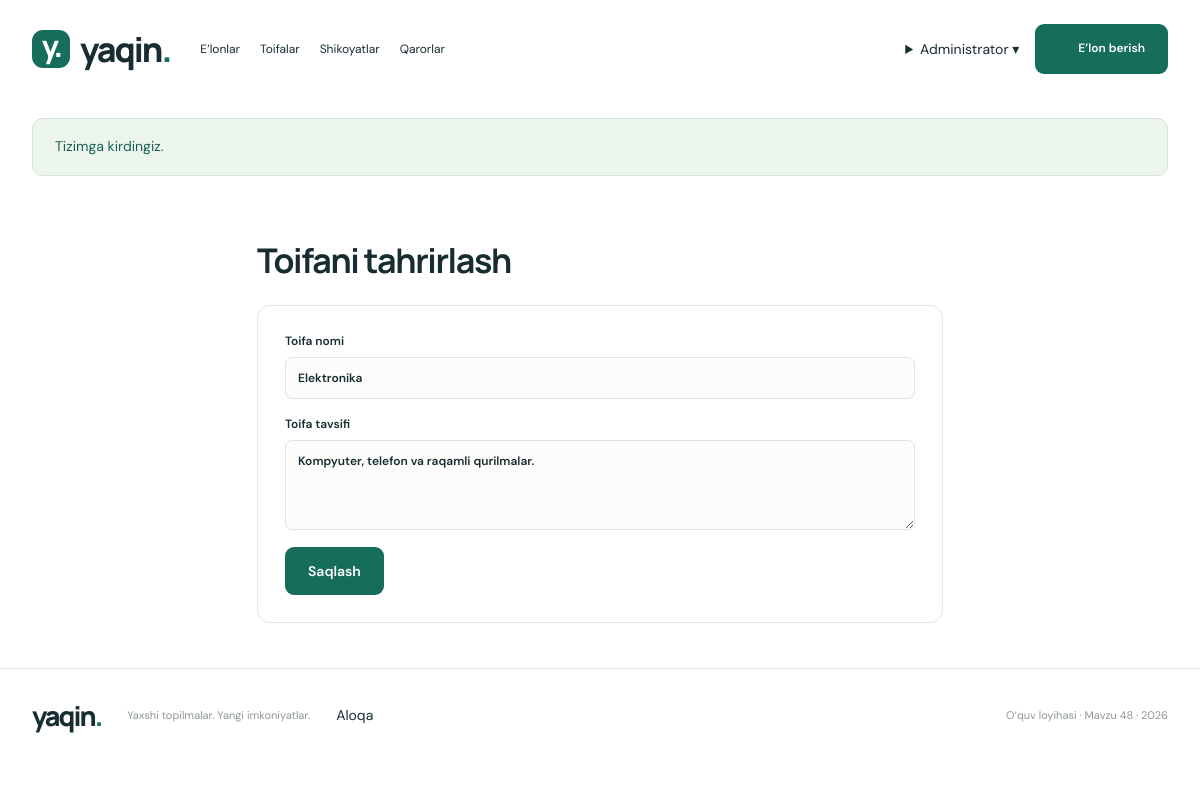
Page /index.php?route=category-form&id=2 (signed in) on the committed database.
### tables this page shows
CREATE TABLE IF NOT EXISTS users (id BIGINT UNSIGNED AUTO_INCREMENT PRIMARY KEY,name VARCHAR(80) NOT NULL,email VARCHAR(190) NOT NULL UNIQUE,password_hash VARCHAR(255) NOT NULL,role ENUM('admin','moderator','user') NOT NULL DEFAULT 'user',created_at DATETIME NOT NULL DEFAULT CURRENT_TIMESTAMP);

CREATE TABLE IF NOT EXISTS categories (id BIGINT UNSIGNED AUTO_INCREMENT PRIMARY KEY,name VARCHAR(80) NOT NULL UNIQUE,description VARCHAR(500) NOT NULL,created_at DATETIME NOT NULL DEFAULT CURRENT_TIMESTAMP);

### app/Core/Controller.php (called while the page is built, shortened)
<?php
abstract class Controller {
 protected Store $store;protected ?array $user;
 public function __construct(){ $this->store=new Store();$this->user=isset($_SESSION['uid'])?$this->store->find('users',(int)$_SESSION['uid']):null; }
 protected function id(string $key='id',bool $post=false):int{$v=filter_var(($post?$_POST:$_GET)[$key]??null,FILTER_VALIDATE_INT,['options'=>['min_range'=>1]]);if(!$v)throw new HttpError(422,'Yozuv identifikatori noto‘g‘ri.');return $v;}
 protected function view(string $view,array $data=[]):void{extract($data,EXTR_SKIP);$user=$this->user;$title=$data['title']??'Yaqin — e’lonlar va xizmatlar';ob_start();require dirname(__DIR__).'/Views/'.$view.'.php';$content=ob_get_clean();require dirname(__DIR__).'/Views/layout.php';}
}

### app/Controllers/CatalogController.php (called while the page is built, shortened)
<?php
final class CatalogController extends Controller {
 public function categoryForm():void{$this->auth(['admin']);$item=isset($_GET['id'])?$this->store->find('categories',$this->id()):null;if(isset($_GET['id'])&&!$item)throw new HttpError(404,'Toifa topilmadi.');$this->view('category-form',['title'=>$item?'Toifani tahrirlash':'Yangi toifa','item'=>$item]);}
}

### public/index.php (called while the page is built, shortened)
<?php
require dirname(__DIR__).'/app/Core/helpers.php';
spl_autoload_register(function($class){$prefix='App\\';if(str_starts_with($class,$prefix)){$p=dirname(__DIR__).'/app/'.str_replace('\\','/',substr($class,4)).'.php';if(is_file($p))require $p;}});
require dirname(__DIR__).'/app/Core/Controller.php';
$routes=['listings'=>['CatalogController','index'],'listing'=>['CatalogController','show'],'listing-form'=>['CatalogController','form'],'listing-save'=>['CatalogController','save'],'listing-delete'=>['CatalogController','delete'],'listing-extend'=>['CatalogController','extend'],'listing-expire'=>['CatalogController','expire'],'categories'=>['CatalogController','categories'],'category'=>['CatalogController','category'],'category-form'=>['CatalogController','categoryForm'],'category-save'=>['CatalogController','categorySave'],'category-delete'=>['CatalogController','categoryDelete'],'complaints'=>['CatalogController','complaints'],'complaint-create'=>['CatalogController','complain'],'complaint-decide'=>['CatalogController','decide'],'decisions'=>['CatalogController','decisions'],'export'=>['CatalogController','export'],'contact'=>['CatalogController','contact'],'login'=>['AuthController','login'],'register'=>['AuthController','register'],'logout'=>['AuthController','logout'],'users'=>['AuthController','users'],'user-role'=>['AuthController','role'],'files'=>['FileController','index'],'file-upload'=>['FileController','upload'],'file-delete'=>['FileController','delete'],'file-download'=>['FileController','download']];
try{$route=is_string($_GET['route']??null)?$_GET['route']:'listings';if(!isset($routes[$route]))throw new App\Core\HttpError(404,'Bunday sahifa topilmadi.');[$class,$action]=$routes[$route];$class='App\\Controllers\\'.$class;(new $class())->$action();}
catch(Throwable $ex){$code=$ex instanceof App\Core\HttpError?$ex->status:500;http_response_code($code);if($code===405)header('Allow: POST');if($code===500)error_log('Request failed: '.$ex::class.' code '.$ex->getCode());$title='So‘rov bajarilmadi';$message=$code===500?'Texnik xato yuz berdi. Sozlamalar va baza ulanishini tekshiring.':$ex->getMessage();$user=null;ob_start();require dirname(__DIR__).'/app/Views/error.php';$content=ob_get_clean();require dirname(__DIR__).'/app/Views/layout.php';}

### config/config.php (called while the page is built, shortened)
<?php
return ['db'=>['host'=>getenv('DB_HOST')?:'127.0.0.1','port'=>getenv('DB_PORT')?:'3306','name'=>getenv('DB_NAME')?:'yaqin_course','user'=>getenv('DB_USER')?:'root','pass'=>getenv('DB_PASS')?:''], 'smtp'=>['host'=>getenv('SMTP_HOST')?:'127.0.0.1','port'=>(int)(getenv('SMTP_PORT')?:1025),'from'=>getenv('SMTP_FROM')?:'noreply@yaqin.test','to'=>getenv('SMTP_TO')?:'admin@yaqin.test']];

### app/Core/Database.php (called while the page is built, shortened)
<?php
final class Database {
 public static function connection():PDO { if(self::$pdo)return self::$pdo;$c=(require dirname(__DIR__,2).'/config/config.php')['db'];return self::$pdo=new PDO("mysql:host={$c['host']};port={$c['port']};dbname={$c['name']};charset=utf8mb4",$c['user'],$c['pass'],[PDO::ATTR_ERRMODE=>PDO::ERRMODE_EXCEPTION,PDO::ATTR_DEFAULT_FETCH_MODE=>PDO::FETCH_ASSOC,PDO::ATTR_EMULATE_PREPARES=>false]); }
}

### app/Models/Store.php (called while the page is built, shortened)
<?php
final class Store {
 public PDO $db;
 public function __construct(){$this->db=Database::connection();}
 public function run(string $sql,array $values=[]):\PDOStatement{$q=$this->db->prepare($sql);$q->execute($values);return $q;}
 public function find(string $table,int $id):?array{if(!in_array($table,['users','categories','complaints','attachments'],true))throw new \LogicException('Invalid table');return $this->run("SELECT * FROM $table WHERE id=?",[$id])->fetch()?:null;}
}

### app/Views/category-form.php (the view)
<section class="page narrow"><h1><?=e($title)?></h1><form class="app-form panel" action="<?=url('category-save')?>" method="post" data-validate><?=csrf()?><?php if($item):?><input type="hidden" name="id" value="<?=$item['id']?>"><?php endif?><label>Toifa nomi<input name="name" minlength="2" maxlength="80" required value="<?=e($item['name']??'')?>"></label><label>Toifa tavsifi<textarea name="description" required minlength="5" maxlength="500" rows="4"><?=e($item['description']??'')?></textarea></label><button class="primary">Saqlash</button></form></section>

### app/Views/layout.php (shortened to what this page needs)
<!doctype html><html lang="uz"><head><link rel="stylesheet" href="assets/styles.css"><link rel="stylesheet" href="assets/app.css"></head><body><header class="header"><a class="brand" href="<?=url()?>"><span class="brand-icon">y.</span>yaqin<span class="brand-dot">.</span></a><nav aria-label="Asosiy"><a href="<?=url()?>">E’lonlar</a><a href="<?=url('categories')?>">Toifalar</a><a href="<?=url('complaints')?>">Shikoyatlar</a><a href="<?=url('decisions')?>">Qarorlar</a></nav><div class="header-actions"><?php if($user):?><details class="account"><summary><?=e($user['name'])?> ▾</summary></details><?php else:?><a href="<?=url('login')?>">Kirish</a><?php endif?><a class="primary" href="<?=url('listing-form')?>"><?=icon('plus')?>E’lon berish</a></div></header><main><?php if(isset($_SESSION['flash'])):?><div class="notice" role="status"><?=e($_SESSION['flash'])?></div><?php endif?><?=$content?></main><footer><a class="brand" href="<?=url()?>">yaqin<span class="brand-dot">.</span></a><p>Yaxshi topilmalar. Yangi imkoniyatlar.</p><a href="<?=url('contact')?>">Aloqa</a><span>O‘quv loyihasi · Mavzu 48 · 2026</span></footer></body></html>

### public/assets/styles.css (style rules this page uses)
:root { --ink:#182d32;--muted:#798384;--green:#176d5b;--cream:#f6f5ef;--line:#e7e9e5 }
* { box-sizing:border-box }
html { scroll-behavior:smooth }
body { margin:0;background:#fff;color:var(--ink);font-family:'DM Sans',Arial,sans-serif;font-size:14px }
button,input,select,textarea { font:inherit }
button,a,select { -webkit-tap-highlight-color:transparent }
button { cursor:pointer }
button,a,input,select,textarea { outline-offset:4px }
a { color:inherit;text-decoration:none }
button { border:0 }
button { display:inline-flex;align-items:center;justify-content:center;gap:9px }
.header,main,footer { max-width:1240px;margin:auto }
.header { height:98px;display:flex;align-items:center;gap:65px;padding:0 32px }
.brand { display:flex;align-items:center;font-size:34px;letter-spacing:-2px;font-family:Manrope,sans-serif;font-weight:800 }
.brand-icon { background:var(--green);color:white;border-radius:11px;width:38px;height:38px;margin-right:10px;text-align:center;font-size:30px;line-height:32px;letter-spacing:-3px }
.brand-dot { color:var(--green) }
nav { display:flex;gap:32px;height:100%;align-items:center }
.header-actions { margin-left:auto;display:flex;align-items:center;gap:28px }
.primary { background:var(--green);color:#fff;border-radius:9px;padding:15px 23px;font-weight:600;min-height:48px }
h1,h2,h3 { font-family:Manrope,Arial,sans-serif }
h1 { font-size:49px;line-height:1.17;letter-spacing:-2.5px;margin:17px 0 }
footer { border-top:1px solid var(--line);padding:28px 32px 40px;display:flex;align-items:center;gap:26px }
footer .brand { font-size:27px }
footer p,footer>span { font-size:11px;color:#8e9893 }
footer>span { margin-left:auto }

### public/assets/app.css (style rules this page uses)
.header { gap:30px }
.header nav { gap:20px }
.header nav a { font-size:12px }
.header-actions { gap:16px }
.header-actions a.primary { font-size:12px }
.account { position:relative }
.account summary { cursor:pointer }
.notice { padding:16px 22px;margin:20px 32px;background:#ecf5ed;color:#1b624d;border:1px solid #d4e4d5;border-radius:10px;line-height:1.7 }
.page { padding:30px 32px 45px;min-height:45vh }
.page h1 { font-size:34px;letter-spacing:-1.4px;margin:15px 0 24px }
.narrow { max-width:750px;margin:auto }
.panel { padding:27px;border:1px solid var(--line);border-radius:13px;background:white }
.app-form { display:flex;flex-direction:column;gap:17px }
.app-form label { display:flex;flex-direction:column;gap:8px;font-size:12px;font-weight:600 }
.app-form input,.app-form select,.app-form textarea { border:1px solid #dce4db;border-radius:7px;padding:12px;color:var(--ink);background:#fcfdfb;width:100%;min-width:0 }
.app-form .primary { align-self:start }
body { overflow-wrap:break-word }

### rows in the picture
users: name "Administrator"
categories: name "Elektronika", description "Kompyuter, telefon va raqamli qurilmalar."

### other values in the picture
$_SESSION['flash'] "Tizimga kirdingiz."
$title "Toifani tahrirlash"
